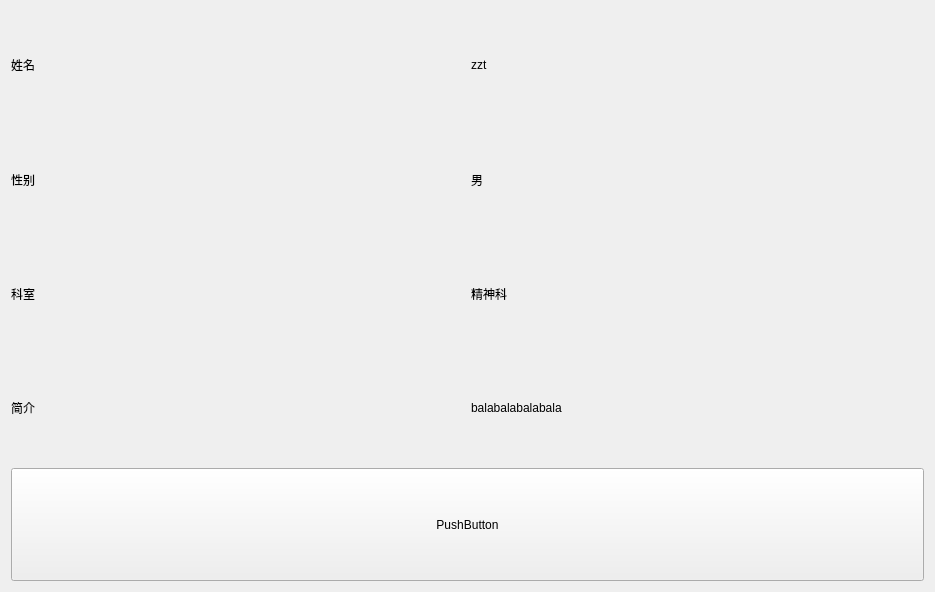
<?xml version="1.0" encoding="UTF-8"?>
<ui version="4.0">
 <class>little_doctor</class>
 <widget class="QWidget" name="little_doctor">
  <property name="geometry">
   <rect>
    <x>0</x>
    <y>0</y>
    <width>935</width>
    <height>592</height>
   </rect>
  </property>
  <property name="windowTitle">
   <string>Form</string>
  </property>
  <layout class="QHBoxLayout" name="horizontalLayout">
   <item>
    <layout class="QVBoxLayout" name="verticalLayout" stretch="4,1">
     <item>
      <layout class="QGridLayout" name="gridLayout">
       <item row="0" column="0">
        <widget class="QLabel" name="label_name_text">
         <property name="text">
          <string>姓名</string>
         </property>
        </widget>
       </item>
       <item row="0" column="1">
        <widget class="QLabel" name="label_name">
         <property name="text">
          <string>zzt</string>
         </property>
        </widget>
       </item>
       <item row="1" column="0">
        <widget class="QLabel" name="label_gender_text">
         <property name="text">
          <string>性别</string>
         </property>
        </widget>
       </item>
       <item row="1" column="1">
        <widget class="QLabel" name="label_gender">
         <property name="text">
          <string>男</string>
         </property>
        </widget>
       </item>
       <item row="2" column="0">
        <widget class="QLabel" name="label_depart_text">
         <property name="text">
          <string>科室</string>
         </property>
        </widget>
       </item>
       <item row="2" column="1">
        <widget class="QLabel" name="label_depart">
         <property name="text">
          <string>精神科</string>
         </property>
        </widget>
       </item>
       <item row="3" column="0">
        <widget class="QLabel" name="label_introduce_text">
         <property name="text">
          <string>简介</string>
         </property>
        </widget>
       </item>
       <item row="3" column="1">
        <widget class="QLabel" name="label_introduce">
         <property name="text">
          <string>balabalabalabala</string>
         </property>
        </widget>
       </item>
      </layout>
     </item>
     <item>
      <widget class="QPushButton" name="btn_ask">
       <property name="sizePolicy">
        <sizepolicy hsizetype="Preferred" vsizetype="Preferred">
         <horstretch>0</horstretch>
         <verstretch>0</verstretch>
        </sizepolicy>
       </property>
       <property name="minimumSize">
        <size>
         <width>0</width>
         <height>0</height>
        </size>
       </property>
       <property name="text">
        <string>PushButton</string>
       </property>
      </widget>
     </item>
    </layout>
   </item>
  </layout>
 </widget>
 <resources/>
 <connections/>
</ui>
